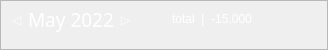
               <widget class="QFrame" name="month_frame">
                <property name="maximumSize">
                 <size>
                  <width>16777215</width>
                  <height>50</height>
                 </size>
                </property>
                <property name="frameShape">
                 <enum>QFrame::StyledPanel</enum>
                </property>
                <property name="frameShadow">
                 <enum>QFrame::Raised</enum>
                </property>
                <layout class="QHBoxLayout" name="horizontalLayout_4">
                 <property name="topMargin">
                  <number>0</number>
                 </property>
                 <property name="rightMargin">
                  <number>40</number>
                 </property>
                 <item>
                  <widget class="QPushButton" name="lastmonth">
                   <property name="styleSheet">
                    <string notr="true">QPushButton:hover{
	background-color: rgb(180, 180, 180);
}
QPushButton
{border: 0px solid;
border-radius: 5px;
font: 63 14pt &quot;LG Smart UI SemiBold&quot;;
color: rgb(255, 255, 255);}</string>
                   </property>
                   <property name="text">
                    <string>◁</string>
                   </property>
                  </widget>
                 </item>
                 <item>
                  <widget class="QLabel" name="month_year">
                   <property name="maximumSize">
                    <size>
                     <width>16777215</width>
                     <height>16777215</height>
                    </size>
                   </property>
                   <property name="font">
                    <font>
                     <family>LG Smart UI SemiBold</family>
                     <pointsize>14</pointsize>
                     <weight>7</weight>
                     <italic>false</italic>
                     <bold>false</bold>
                    </font>
                   </property>
                   <property name="styleSheet">
                    <string notr="true">border: 0px solid;
font: 63 14pt &quot;LG Smart UI SemiBold&quot;;
color: rgb(255, 255, 255);
</string>
                   </property>
                   <property name="text">
                    <string>May 2022</string>
                   </property>
                  </widget>
                 </item>
                 <item>
                  <widget class="QPushButton" name="nextmonth">
                   <property name="styleSheet">
                    <string notr="true">QPushButton:hover{
	background-color: rgb(180, 180, 180);
}
QPushButton
{border: 0px solid;
border-radius: 5px;
font: 63 14pt &quot;LG Smart UI SemiBold&quot;;
color: rgb(255, 255, 255);}</string>
                   </property>
                   <property name="text">
                    <string>▷</string>
                   </property>
                  </widget>
                 </item>
                 <item>
                  <widget class="QPushButton" name="totalspend">
                   <property name="minimumSize">
                    <size>
                     <width>150</width>
                     <height>0</height>
                    </size>
                   </property>
                   <property name="styleSheet">
                    <string notr="true">border: 0px solid;
font: 63 10pt &quot;LG Smart UI SemiBold&quot;;
color: rgb(255, 255, 255);</string>
                   </property>
                   <property name="text">
                    <string>total  |  -15,000</string>
                   </property>
                  </widget>
                 </item>
                </layout>
               </widget>
